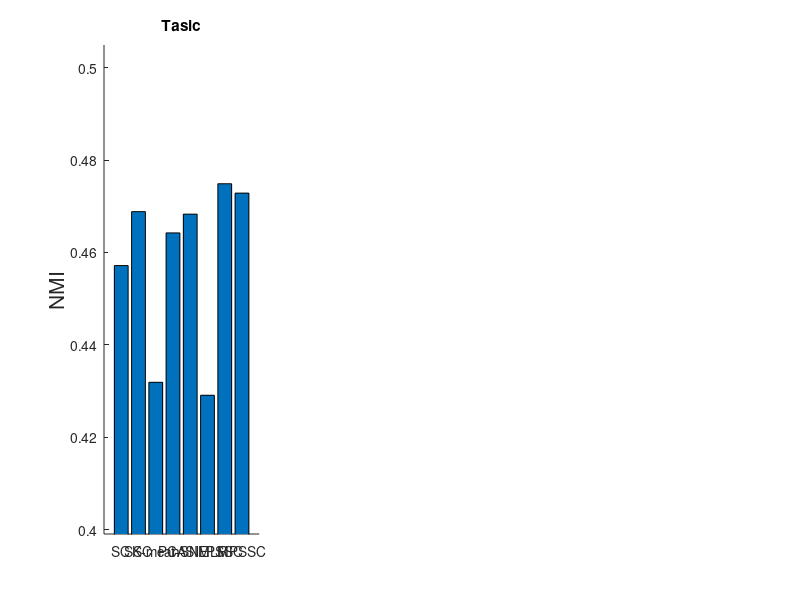

MATLAB code to generate this figure: (Note: this script raises an error after producing the figure.)
%% generate figures related to three larger-scale scRNA-seq data sets
%% All the loading files can be regenerated in the running_large_scRNA (Fig5).m

addpath(genpath(pwd))
%% Figure 5
rng(100)
method_title={'SC', 'SSC', 'KM','PCA','tSNE','SIMLR', 'PSSC', 'MPSSC'};
dataname = {'Tasic', 'Zeisel', 'Macosko'} 




%% Tasic
addpath(genpath(pwd)) 
load('realdata10_tasic_except.mat')
load('Tasic_MPSSC.mat')
valtot=[valtot, [tot_mpssc2, toc_mpssc2]',[tot_mpssc, toc_mpssc]'];
method_title={'SC', 'SSC', 'KM','PCA','tSNE','SIMLR', 'PSSC', 'MPSSC'};
valtot=[method_title;  num2cell(valtot)]
valtot_set{1}=valtot;


%% Ziesel
load('realdata5_ziesel2_excep_MPSSC2.mat')
load('Ziesel_MPSSC.mat')
valtot=[valtot, [tot_mpssc2, toc_mpssc2]',[tot_mpssc, toc_mpssc]'];
method_title={'SC', 'SSC', 'KM','PCA','tSNE','SIMLR', 'PSSC', 'MPSSC'};
valtot=[method_title;  num2cell(valtot)]
valtot_set{2}=valtot;


%% Macosko
load('realdata5_macosko_excep_MPSSC.mat')
load('Macosko_MPSSC.mat')
valtot=[valtot, [tot_mpssc2, toc_mpssc2]',[tot_mpssc, toc_mpssc]'];
method_title={'SC', 'SSC', 'KM','PCA','tSNE','SIMLR', 'PSSC', 'MPSSC'};
valtot=[method_title;  num2cell(valtot)]
valtot_set{3}=valtot;


clear vars title

clf
for i=1:3
subplot(1,3,i)
val1=cell2mat(valtot_set{i}(2,:));
hold on
ttt1=bar(1:8,val1);  
set(gca,'XTick',1:1:8)
xlim([0 9]);  ylim([min(val1)-0.03 max(val1)+0.03])
ylabel('NMI', 'FontSize', 15)
xticklabels({'SC'    'SSC' 'K-mean'   'PCA'    't-SNE'    'SIMLR'    'PSSC'    'MPSSC'});   xtickangle(45)
htitle=title(sprintf('%s',dataname{i})); htitle.FontSize=16;
if i==1
    htext=text(-0.1,1.07,'A','Units','normalized')
    htext.FontSize=20;
end
set(gca,'FontSize', 14);
end
print -depsc real_large_data_nmi


clf
for i=1:3
subplot(1,3,i)
val1=cell2mat(valtot_set{i}(3,:));
hold on
ttt1=bar(1:8,val1);
set(gca,'XTick',1:1:8)
xlim([0 9]);   ylim([min(val1)-0.03 max(val1)+0.03])
ylabel('Purity', 'FontSize', 15)
xticklabels({'SC'    'SSC' 'K-mean'   'PCA'    't-SNE'    'SIMLR'    'PSSC'    'MPSSC'});   xtickangle(45)
htitle=title(sprintf('%s',dataname{i})); htitle.FontSize=16;
set(gca,'FontSize', 14);
if i==1
    htext=text(-0.1,1.07,'A','Units','normalized')
    htext.FontSize=20;
end
end
print -depsc real_large_data_purity


clf
for i=1:3
subplot(1,3,i)
val1=cell2mat(valtot_set{i}(4,:));
hold on
ttt1=bar(1:8,val1); 
set(gca,'XTick',1:1:8)
xlim([0 9]);  ylim([min(val1)-0.03 max(val1)+0.03])
ylabel('ARI', 'FontSize', 15)
xticklabels({'SC'    'SSC' 'K-mean'   'PCA'    't-SNE'    'SIMLR'    'PSSC'    'MPSSC'});   xtickangle(45)
htitle=title(sprintf('%s',dataname{i})); htitle.FontSize=16;
set(gca,'FontSize', 14);
if i==1
    htext=text(-0.1,1.07,'B','Units','normalized')
    htext.FontSize=20;
end
end
print -depsc real_large_data_ari



clf
for i=1:3
subplot(1,3,i)
val1=cell2mat(valtot_set{i}(5,:))/60;
hold on
ttt1=bar(1:8,val1);  
set(gca,'XTick',1:1:8)
xlim([0 9]);  
ylabel('Time (minutes)', 'FontSize', 12)
xticklabels({'SC'    'SSC' 'K-mean'   'PCA'    't-SNE'    'SIMLR'    'PSSC'    'MPSSC'});   xtickangle(45)
htitile=title(sprintf('%s',dataname{i})); htitile.FontSize=16;
set(gca,'FontSize', 14);
if i==1
    htext=text(-0.1,1.07,'B','Units','normalized')
    htext.FontSize=20;
end
end
print -depsc real_large_data_computation












